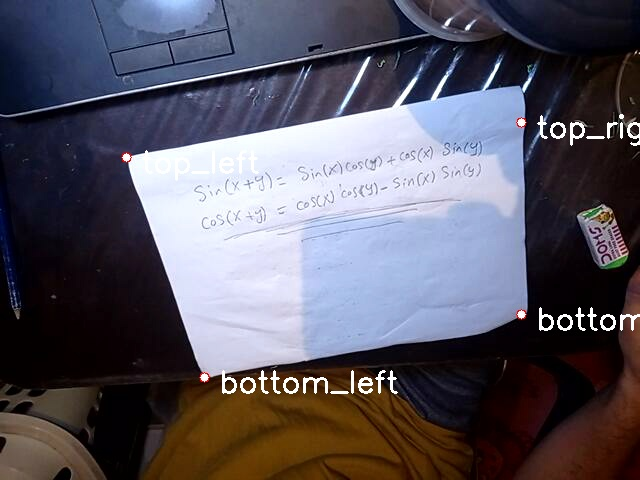
#> input picture data/images/1.jpg, 640 x 480 px
$ python -i main.py   (imports and definitions only)
#> lines starting #> are read from the running program, lines starting #| are printed output that depends on the picture; after the words box and inside, x2 and y2 are one past the last pixel; in counts of white or black regions, pixels touching at a corner belong together
#> further down, picture is the input picture: shape (480, 640, 3); mean B, G, R 97.2, 85.9, 89.1
import cv2 as cv
import time
import numpy as np
from ultralytics import YOLO
import json
import datetime
from time import sleep
from queue import Queue
from threading import Thread
import os


frame_queue = Queue(maxsize=1)
display_width,display_height=1080,1920


# [17 lines left out: function recorderThread, not called in this run]


track_mouse=-1
# [52 lines left out: functions mouseCallback, obtain_and_remove, sort_corners, not called in this run]

def filter(img):
    cop=img.copy()
    h,w=480,640
    scalex,scaley=int(display_width/w),int(display_height/h)
    scale_array=np.array([scalex,scaley])
    img_corners=np.float32([[0,0],[display_width,0],[0,display_height],[display_width,display_height]])
    corners_array=np.float32([corners["top_left"],corners["top_right"],corners["bottom_left"],corners["bottom_right"]])
    matrix,_=cv.findHomography(corners_array,img_corners)
    try:
        img=cv.warpPerspective(img, matrix, (display_width,display_height))
    except:
        pass


    img = cv.GaussianBlur(img, (5, 5), 1.5)
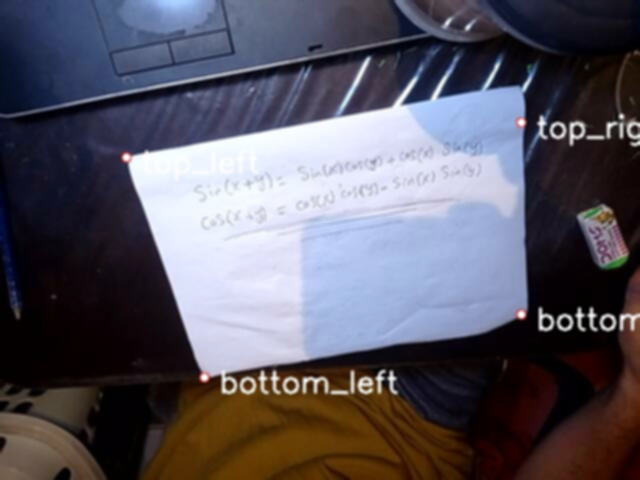
#> img: shape (480, 640, 3); mean of channels 0, 1, 2 97.2, 85.9, 89.1; drawn as B, G, R

    canny=cv.Canny(img,7,100)
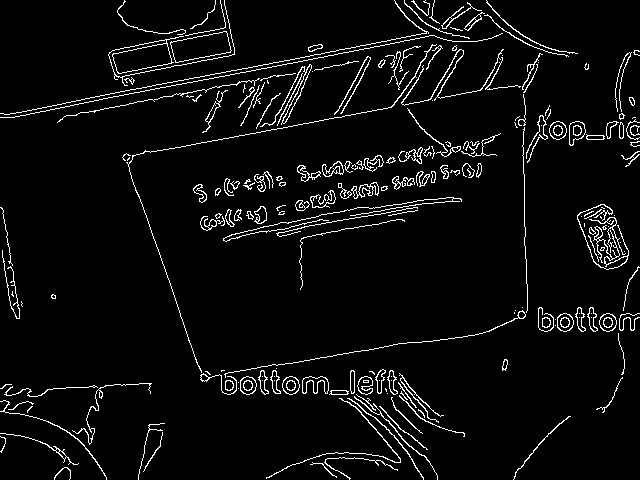
#> canny: shape (480, 640); 4.8% white in thin lines or dots
    kernel = np.array([[0, -1, 0],
                       [-1, 5, -1],
                       [0, -1, 0]])
    canny = cv.filter2D(canny, -1, kernel)
    canny=cv.dilate(canny,(2,2),iterations=3)
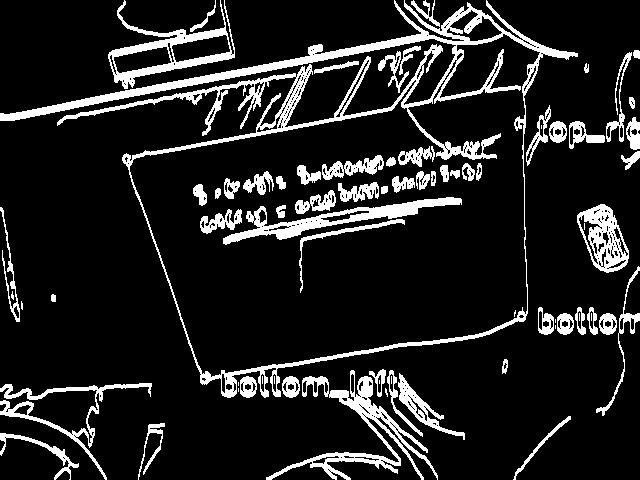
#> canny: shape (480, 640); 13.1% white; 75 white regions (16 under 20 px), largest, box (x1, y1, x2, y2) and area: (0, 0, 578, 398) 14868, (266, 370, 438, 480) 3317, (223, 197, 462, 245) 2638
    # canny=cv.erode(canny,(3,3),iterations=5)
    for index,corner in enumerate(corners):
        corner_value=corners[corner]
        cv.circle(cop, tuple(corner_value), 4, (255, 255, 255), -1)

        cv.putText(cop, corner, corner_value+15, cv.FONT_HERSHEY_SIMPLEX, 1, (255, 255, 255), 2)
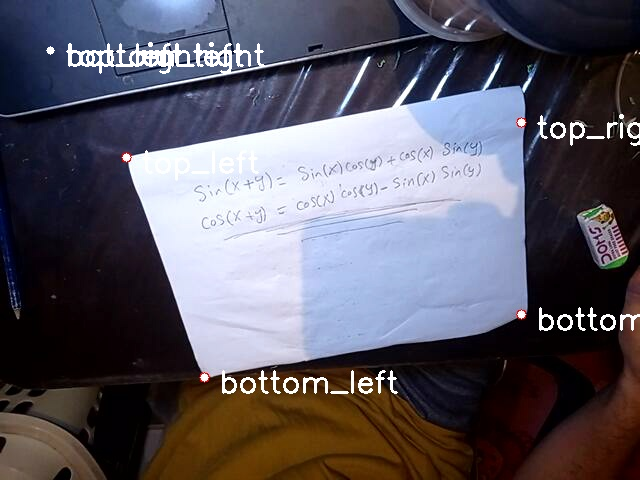
#> cop: shape (480, 640, 3); 0.81% of pixels changed, all inside (x1, y1, x2, y2) = (46, 42, 265, 74)
    cv .imshow("enhanced",cop)
    color=np.zeros((display_height,display_width,3),dtype=np.uint8)
    color[:,:]=[136,186,241]
    try:
        canny=cv.bitwise_and(color,color,mask=canny)
    except:
        print("error")
        canny=cv.cvtColor(canny,cv.COLOR_GRAY2BGR)
    # canny=cv.rotate(canny,cv.ROTATE_180)

    return canny

url = "http://192.168.1.5:4747/video"
url = 3

# [1 line not run here, left out]
# Get and print the camera resolution
# [1 line that did not run here, left out]
# [1 line that did not run here, left out]
# [5 lines not run here, left out]


br=0
imageN=len(os.listdir('data'))

record_mode=-1
first_iteration=0

# [12 lines left out: function add_new_data_field, not called in this run]


show=np.zeros((display_width,display_height,3),dtype=np.uint8)


# [1 line that did not run here, left out]
# [1 line that did not run here, left out]


corners={"top_left":np.array([50,50]),"top_right":np.array([50,50]),"bottom_left":np.array([50,50]),"bottom_right":np.array([50,50])}

# [72 lines not run here, left out]


record_mode=0
# [2 lines not run here, left out]

>>> import cv2
>>> picture = cv2.imread('data/images/1.jpg')
>>> result = filter(picture)

$ run again, on data/images/2.jpg
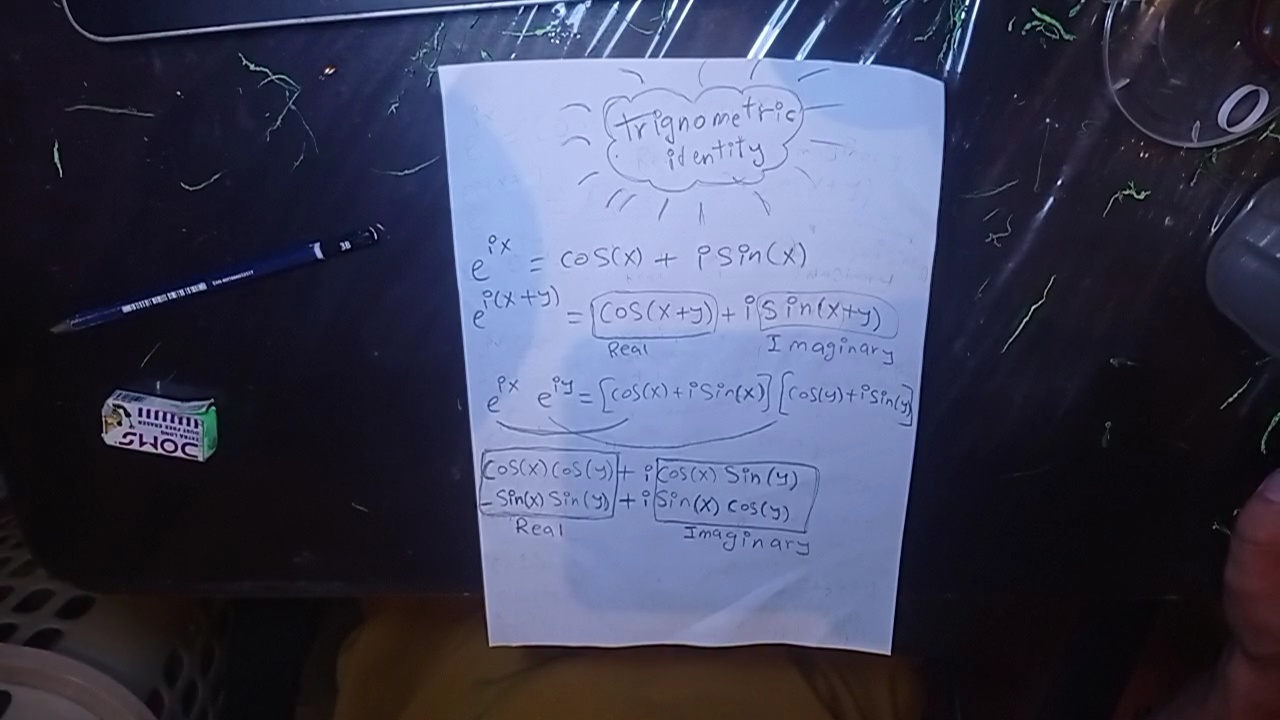
#> input picture data/images/2.jpg, 1280 x 720 px
#> picture is the input picture: shape (720, 1280, 3); mean B, G, R 88.4, 65.9, 63.4
#> in filter, `canny=cv.Canny(img,7,100)`:
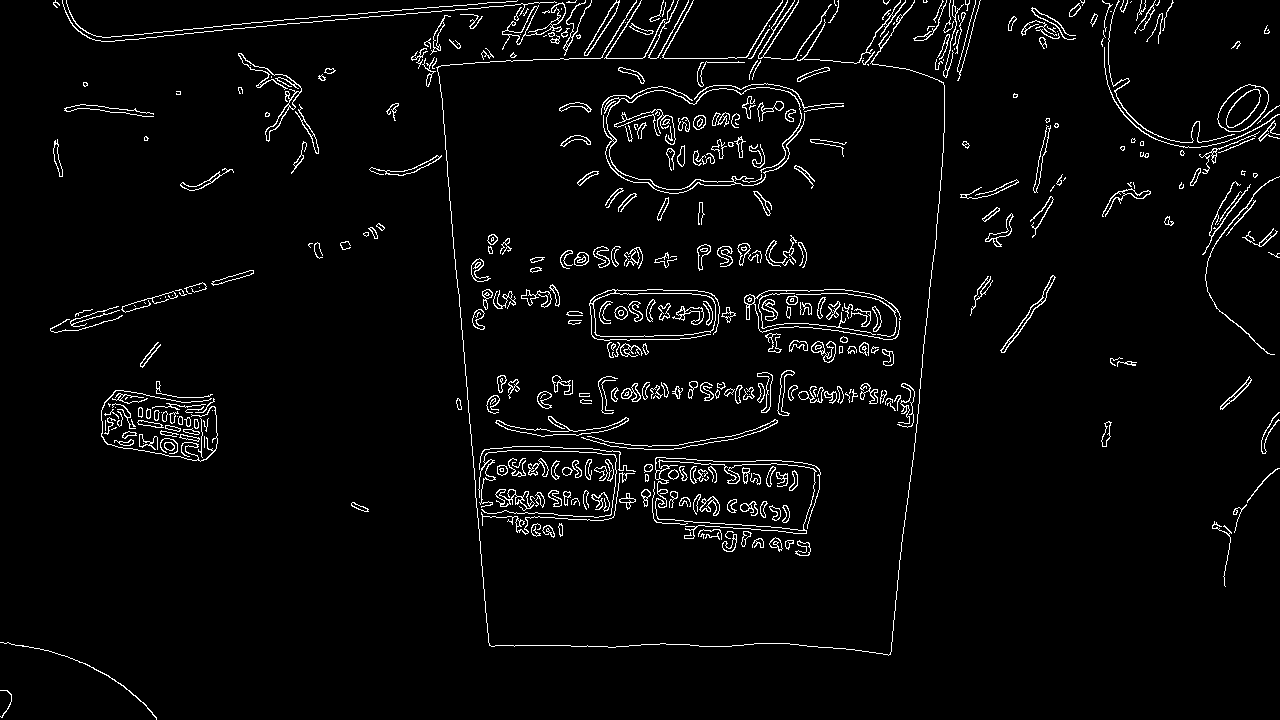
#> canny: shape (720, 1280); 3.6% white in thin lines or dots
#> after the loop in filter, `for index,corner in enumerate(corners):`:
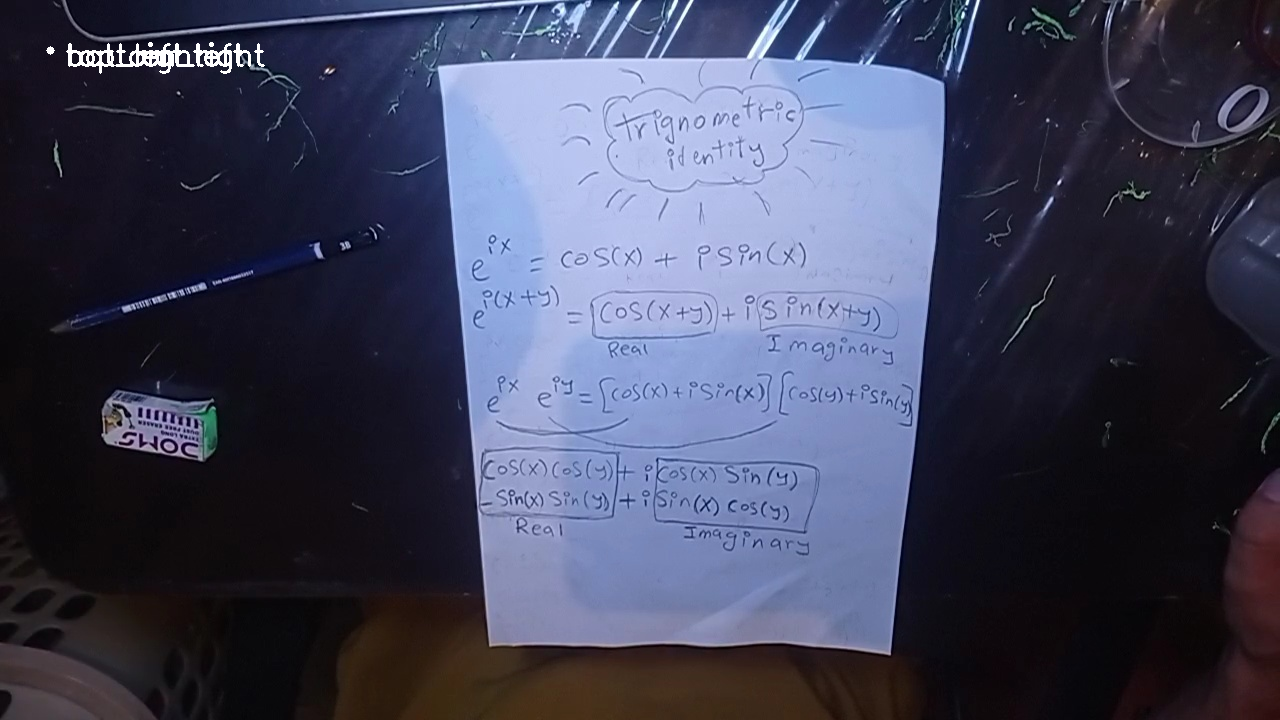
#> cop: shape (720, 1280, 3); 0.27% of pixels changed, all inside (x1, y1, x2, y2) = (46, 42, 265, 74)
